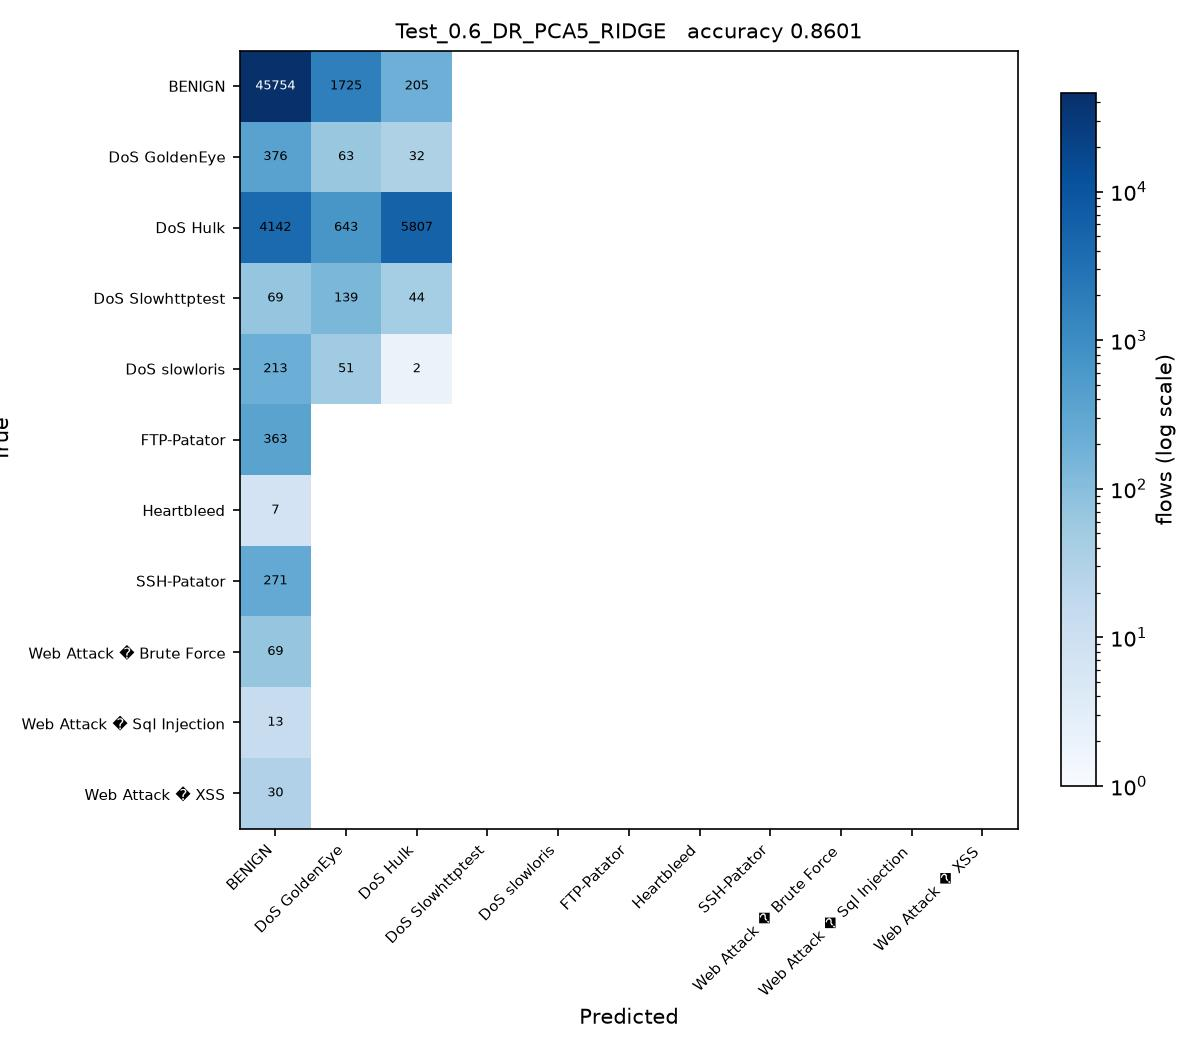

Generate this figure with Python:
# Test_0.6_DR_PCA5_RIDGE.py
#
# Test size 0.6  |  PCA, 5 components  |  Ridge Regression (sheet #3)
#
# This is SGDC_60_40.py with the changes marked CHANGE below and nothing else.

import os
from pathlib import Path

# CHANGE 1: find the folder holding the three CSV files and run from there, so
# the plain file names below resolve no matter where this script is started
# from or how deeply it sits inside the project folder.
HERE = Path(__file__).resolve().parent
for PROJECT in [HERE, *HERE.parents]:
    if (PROJECT / 'Tuesday-WorkingHours.pcap_ISCX.csv').exists():
        os.chdir(PROJECT)
        break
else:
    raise SystemExit('Put this folder inside the folder that holds the three '
                     'CIC-IDS2017 CSV files, then run the script again.')
import numpy as np
import pandas as pd

df1 = pd.read_csv('Tuesday-WorkingHours.pcap_ISCX.csv', low_memory=True)
df2 = pd.read_csv('Wednesday-workingHours.pcap_ISCX.csv', low_memory=True)
df3 = pd.read_csv('Thursday-WorkingHours-Morning-WebAttacks.pcap_ISCX.csv', low_memory=True)

dataset = pd.concat([df1, df2, df3], ignore_index=True)

dataset.columns = dataset.columns.str.strip()

# CHANGE 2: a stratified sample of 100000 flows, the same for every run.
# Gradient Boosting builds one tree per class per stage on a single core, so all
# 1.3 million flows would take hours per script. At least 50 flows of every
# class are kept, so the rare attacks stay in the split.
label = dataset.columns[-1]
dataset = pd.concat(
    [g.sample(n=min(len(g), max(50, round(100000 * len(g) / len(dataset)))), random_state=0)
     for _, g in dataset.groupby(label)],
    ignore_index=True
)

X = dataset.iloc[:, :-1]
y = dataset.iloc[:, -1]

X = X.apply(pd.to_numeric, errors='coerce')

X.replace([np.inf, -np.inf], np.nan, inplace=True)

from sklearn.impute import SimpleImputer

imputer = SimpleImputer(missing_values=np.nan, strategy='mean')
X = imputer.fit_transform(X)

from sklearn.preprocessing import LabelEncoder

labelencoder_y = LabelEncoder()
y = labelencoder_y.fit_transform(y)

from sklearn.model_selection import train_test_split

X_train, X_test, y_train, y_test = train_test_split(
    X,
    y,
    test_size=0.6,   # CHANGE 3: test size
    random_state=0,
    stratify=y
)

# CHANGE 4: PCA, from PCA_LDA_KErnel_PCA_CODE.pdf (fit only on training data)
from sklearn.decomposition import PCA

pca = PCA(n_components=5)
X_train = pca.fit_transform(X_train)
X_test = pca.transform(X_test)

# CHANGE 5: Ridge Regression (sheet #3) in place of SGDClassifier
from sklearn.linear_model import Ridge

# Ridge is a regression model, used here exactly as the sheet writes
# it. Its numeric output is turned into a class after predict below.
classifier = Ridge(alpha=1.0)

classifier.fit(X_train, y_train)

y_pred = classifier.predict(X_test) 

# CHANGE 5b: Ridge predicts a number such as 3.4, not a class. Round it to the
# nearest class code and keep it inside the valid codes (0 to 10), so the
# confusion matrix and the scores below can be computed.
y_pred = np.clip(np.rint(y_pred), 0, len(labelencoder_y.classes_) - 1).astype(int)

from sklearn.metrics import confusion_matrix
from sklearn.metrics import accuracy_score
from sklearn.metrics import precision_score
from sklearn.metrics import recall_score
from sklearn.metrics import f1_score
from sklearn.metrics import classification_report

cm = confusion_matrix(y_test, y_pred)

print("Confusion Matrix:\n")
print(cm)

print("\nAccuracy : {:.4f}".format(accuracy_score(y_test, y_pred)))
print("\nPrecision : {:.4f}".format(precision_score(y_test, y_pred, average='weighted')))
print("\nRecall : {:.4f}".format(recall_score(y_test, y_pred, average='weighted')))
print("\nF1 Score : {:.4f}".format(f1_score(y_test, y_pred, average='weighted')))

print("\nClassification Report:\n")
print(classification_report(y_test, y_pred))

# CHANGE 6: save the confusion matrix as Test_0.6_DR_PCA5_RIDGE.jpg and record the result
import matplotlib
matplotlib.use('Agg')
import matplotlib.pyplot as plt
from matplotlib.colors import LogNorm

here = HERE                     # the folder this script sits in
names = [str(c) for c in labelencoder_y.classes_]
fig, ax = plt.subplots(figsize=(8, 7))
im = ax.imshow(cm, cmap='Blues', norm=LogNorm(vmin=1))
ax.set_xticks(range(len(names)), names, rotation=45, ha='right', fontsize=7)
ax.set_yticks(range(len(names)), names, fontsize=7)
ax.set_xlabel('Predicted')
ax.set_ylabel('True')
ax.set_title('Test_0.6_DR_PCA5_RIDGE   accuracy {:.4f}'.format(accuracy_score(y_test, y_pred)), fontsize=10)
for i in range(cm.shape[0]):
    for j in range(cm.shape[1]):
        if cm[i, j]:
            ax.text(j, i, cm[i, j], ha='center', va='center', fontsize=6,
                    color='white' if cm[i, j] > cm.max() / 3 else 'black')
fig.colorbar(im, ax=ax, fraction=0.04, label='flows (log scale)')
fig.tight_layout()
fig.savefig(here / 'Test_0.6_DR_PCA5_RIDGE.jpg', dpi=150)
plt.close(fig)

row = pd.DataFrame([{
    'Test': 0.6, 'DR': 'PCA5', 'Clas': 'RIDGE',
    'Acc': round(accuracy_score(y_test, y_pred), 4),
    'Pre': round(precision_score(y_test, y_pred, average='weighted'), 4),
    'Rec': round(recall_score(y_test, y_pred, average='weighted'), 4),
    'F1': round(f1_score(y_test, y_pred, average='weighted'), 4),
    'script': 'Test_0.6_DR_PCA5_RIDGE',
}])
# one file per run, so several scripts can run at the same time without
# overwriting each other. 21_run_45_mix.py merges them into the Excel sheet.
out = PROJECT / 'results' / 'parts_mix' / 'Test_0.6_DR_PCA5_RIDGE.csv'
out.parent.mkdir(parents=True, exist_ok=True)
row.to_csv(out, index=False)
